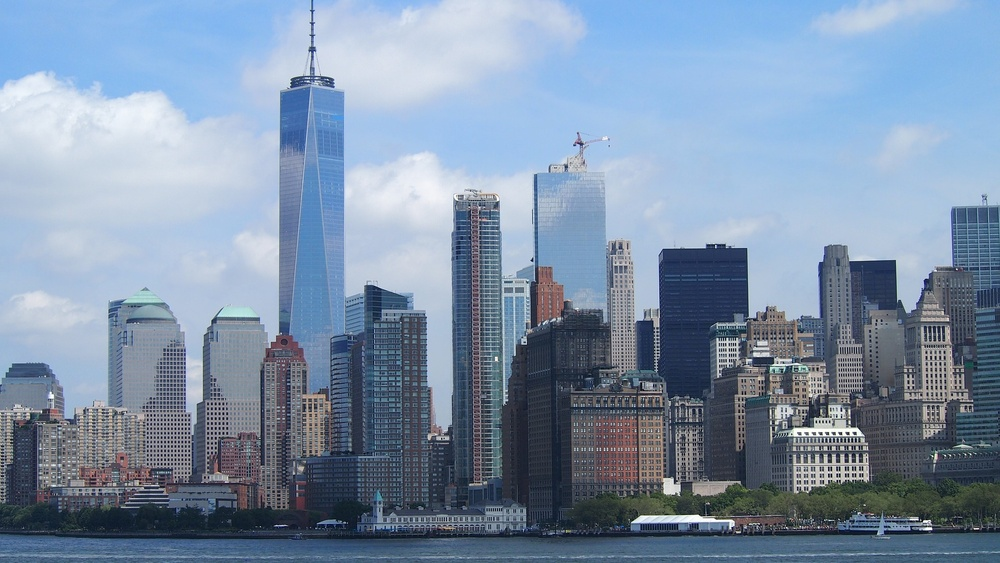
#> input picture images/newyork.jpg, 1000 x 563 px, shrunk from 1920 x 1081 before the run
$ python contour_detection.py
#> lines starting #> are read from the running program, lines starting #| are printed output that depends on the picture; after the words box and inside, x2 and y2 are one past the last pixel; in counts of white or black regions, pixels touching at a corner belong together
import matplotlib.pyplot as plt
import cv2
import numpy as np

# Read image
image = cv2.imread("./images/newyork.jpg")
#> image is the input picture: shape (563, 1000, 3); mean B, G, R 167.9, 144.9, 125.7

# Convert image to gray image
gray_image = cv2.cvtColor(image, cv2.COLOR_BGR2GRAY)
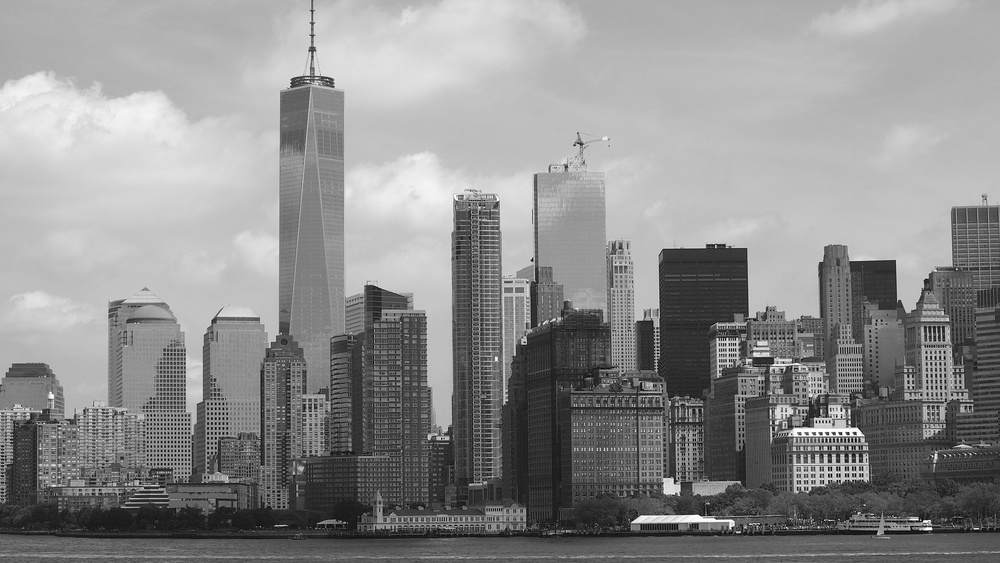
#> gray_image: shape (563, 1000); min 0, max 255, mean 141.8

# Binarization process
_, thresh = cv2.threshold(gray_image, 100, 255, cv2.THRESH_BINARY)
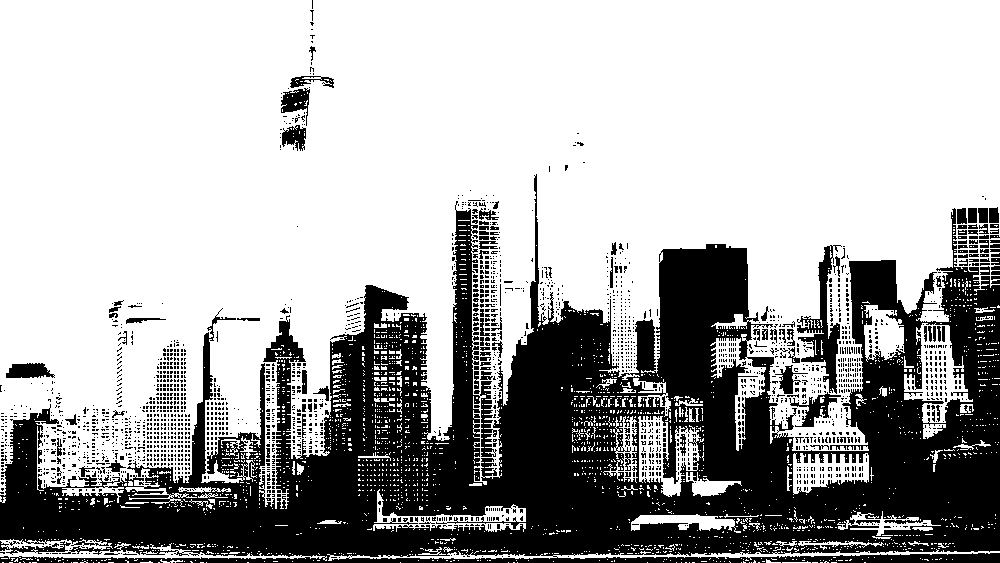
#> thresh: shape (563, 1000); 67.8% white; 2319 black regions (2180 under 20 px), largest, box (x1, y1, x2, y2) and area: (0, 174, 1000, 563) 160587, (797, 245, 842, 394) 2064, (789, 392, 841, 427) 610

# Draw contours on the original image
contour_image = image.copy()
#> (the run stopped early here; a loop or call above may not have finished)

$ run again, with images/dog.jpg copied over images/newyork.jpg
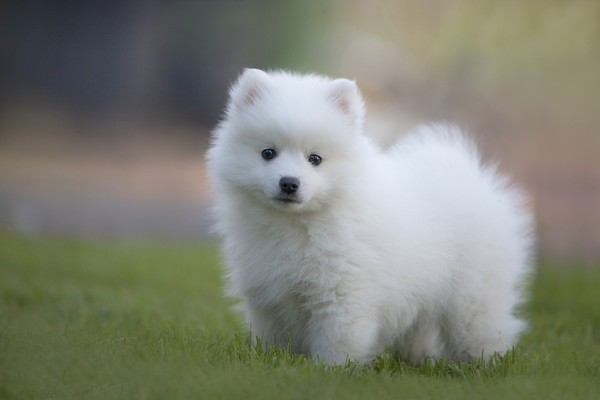
#> input picture images/dog.jpg, 600 x 400 px
#> image is the input picture: shape (400, 600, 3); mean B, G, R 117.2, 129.9, 127.7
#> `gray_image = cv2.cvtColor(image, cv2.COLOR_BGR2GRAY)`:
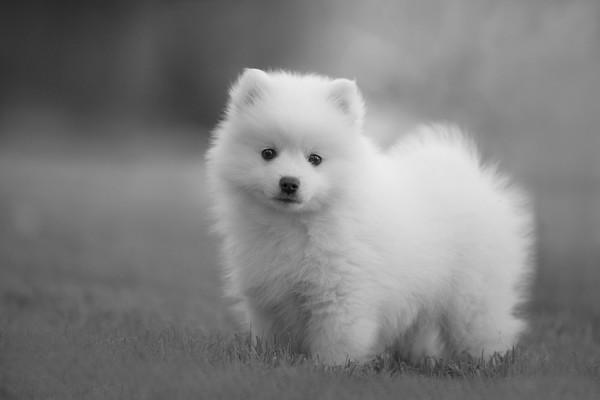
#> gray_image: shape (400, 600); min 1, max 237, mean 127.8
#> `_, thresh = cv2.threshold(gray_image, 100, 255, cv2.THRESH_BINARY)`:
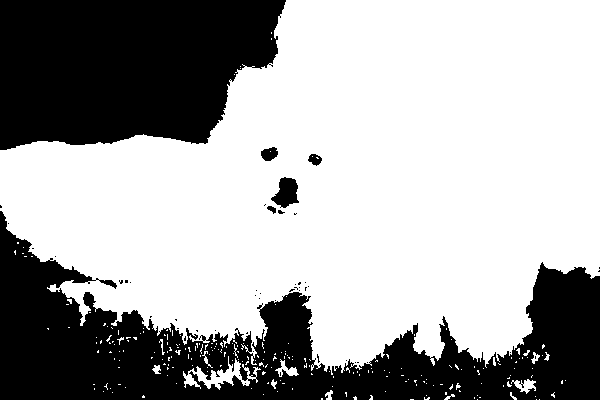
#> thresh: shape (400, 600); 65.4% white; 50 black regions (44 under 20 px), largest, box (x1, y1, x2, y2) and area: (0, 211, 600, 400) 46645, (0, 0, 286, 150) 35376, (271, 177, 299, 208) 543, (261, 147, 278, 161) 173, (308, 154, 322, 166) 108, (267, 206, 276, 214) 42

$ run again, with images/gachon.jpg copied over images/newyork.jpg
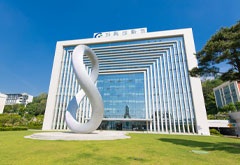
#> input picture images/gachon.jpg, 240 x 165 px
#> image is the input picture: shape (165, 240, 3); mean B, G, R 151.4, 148, 112.8
#> `gray_image = cv2.cvtColor(image, cv2.COLOR_BGR2GRAY)`:
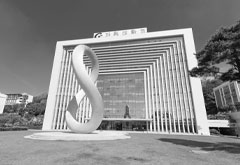
#> gray_image: shape (165, 240); min 1, max 255, mean 137.9
#> `_, thresh = cv2.threshold(gray_image, 100, 255, cv2.THRESH_BINARY)`:
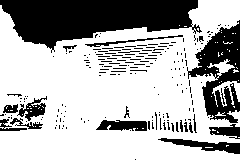
#> thresh: shape (165, 240); 69.1% white; 194 black regions (172 under 20 px), largest, box (x1, y1, x2, y2) and area: (0, 0, 202, 53) 6432, (187, 20, 240, 123) 2633, (158, 138, 240, 154) 539

$ run again, with images/dog.png saved as images/newyork.jpg
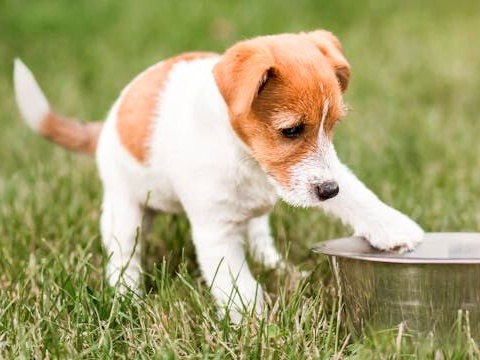
#> input picture images/dog.png, 480 x 360 px
#> image is the input picture: shape (360, 480, 3); mean B, G, R 111.6, 161.2, 166.4
#> `gray_image = cv2.cvtColor(image, cv2.COLOR_BGR2GRAY)`:
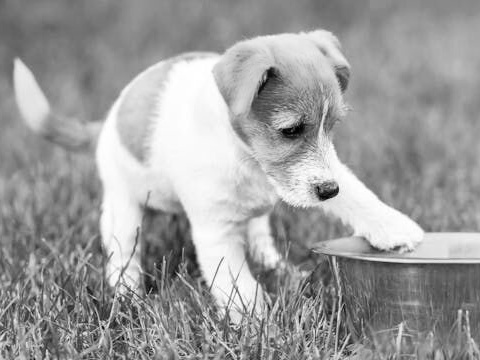
#> gray_image: shape (360, 480); min 0, max 255, mean 157.1
#> `_, thresh = cv2.threshold(gray_image, 100, 255, cv2.THRESH_BINARY)`:
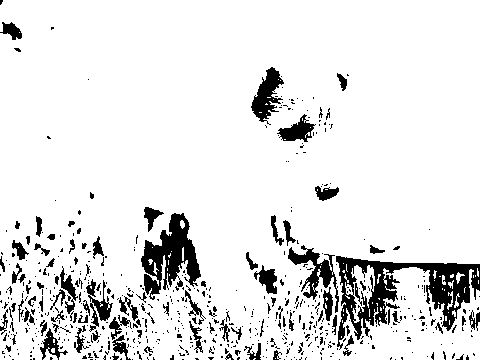
#> thresh: shape (360, 480); 89.3% white; 616 black regions (521 under 20 px), largest, box (x1, y1, x2, y2) and area: (336, 256, 480, 350) 4552, (141, 213, 201, 300) 2528, (288, 245, 339, 313) 995
